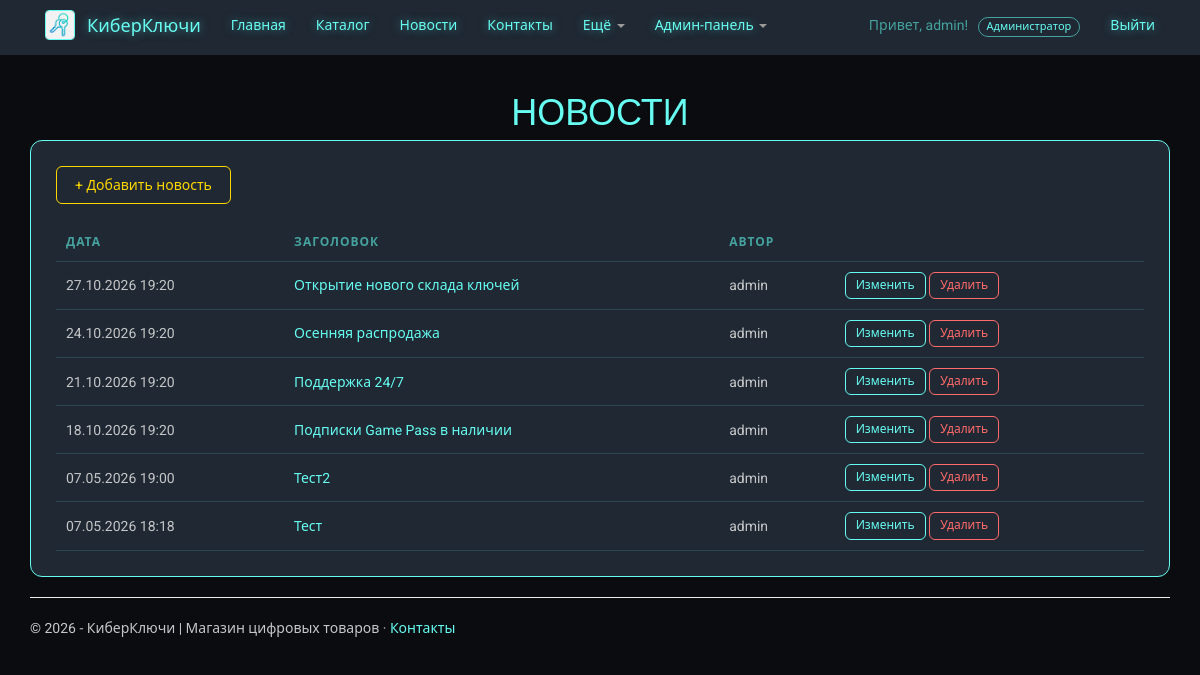
The app's page /panel/news/ (signed in) with its own data.
### app/models.py (models this page shows, shortened)
class Blog(models.Model):
    title = models.CharField(max_length=100, unique_for_date="posted", verbose_name="Заголовок")
    description = models.TextField(verbose_name="Краткое содержание")
    content = models.TextField(verbose_name="Полное содержание")
    posted = models.DateTimeField(default=timezone.now, db_index=True, verbose_name="Опубликована")
    author = models.ForeignKey(User, on_delete=models.CASCADE, verbose_name="Автор")
    image = models.FileField(default='temp.jpg', verbose_name="Путь к картинке")
    class Meta:
        db_table = "Posts"
        ordering = ["-posted"]
        verbose_name = "новость"
        verbose_name_plural = "новости"

### app/views.py (the view)
# urls.py: path('panel/news/', views.admin_news, name='admin_news'),
@admin_required
def admin_news(request):
    return render(request, 'app/admin_news.html', {
        'title': 'Новости',
        'posts': Blog.objects.order_by('-posted'),
    })

### app/context_processors.py (called while the page is built)
def site(request):
    user = request.user
    client = is_client(user)
    return {
        'year': datetime.now().year,
        'is_client': client,
        'is_manager': is_manager(user),
        'is_admin': is_admin(user),
        'role_name': role_name(user),
        'cart_count': sum(CartItem.objects.filter(user=user).values_list('quantity', flat=True)) if client else 0,
    }

### app/roles.py (called while the page is built)
def is_admin(user):
    return user.is_authenticated and user.is_superuser

def is_manager(user):
    return user.is_authenticated and not user.is_superuser and user.groups.filter(name=MANAGER_GROUP).exists()

def is_client(user):
    return user.is_authenticated and not is_admin(user) and not is_manager(user)

def role_name(user):
    if not user.is_authenticated:
        return "Гость"
    if is_admin(user):
        return "Администратор"
    if is_manager(user):
        return "Менеджер"
    return "Клиент"

def role_required(check, message):
    def decorator(view):
        @wraps(view)
        def wrapper(request, *args, **kwargs):
            if not request.user.is_authenticated:
                return redirect(f"/login/?next={request.path}")
            if not check(request.user):
                messages.error(request, message)
                return redirect('home')
            return view(request, *args, **kwargs)
        return wrapper
    return decorator

### app/templates/app/admin_news.html
{% extends "app/layout.html" %}
{% block content %}
<h1 class="header">{{ title }}</h1>
<div class="block">
    <a href="{% url 'newpost' %}" class="button-link btn-gold">+ Добавить новость</a>
    <div class="table-scroll" style="margin-top: 20px;">
    <table class="shop-table">
        <thead><tr><th>Дата</th><th>Заголовок</th><th>Автор</th><th></th></tr></thead>
        <tbody>
        {% for post in posts %}
            <tr>
                <td>{{ post.posted|date:"d.m.Y H:i" }}</td>
                <td><a href="{% url 'blogpost' parametr=post.id %}">{{ post.title }}</a></td>
                <td>{{ post.author.username }}</td>
                <td style="white-space: nowrap;">
                    <a href="{% url 'news_edit' post_id=post.id %}" class="button-link btn-sm-link">Изменить</a>
                    <a href="{% url 'news_delete' post_id=post.id %}" class="button-link btn-sm-link btn-danger-link">Удалить</a>
                </td>
            </tr>
        {% empty %}
            <tr><td colspan="4">Новостей нет.</td></tr>
        {% endfor %}
        </tbody>
    </table>
    </div>
</div>
{% endblock %}

### app/templates/app/loginpartial.html (shortened to what this page needs)
{% if user.is_authenticated %}
<ul class="nav navbar-nav navbar-right">
    <li>
        <span style="display: block; padding: 15px; color: var(--accent-green);">Привет, {{ user.username }}! <small class="role-tag">{{ role_name }}</small></span>
    </li>
    <li>
        <a href="javascript:document.getElementById('logoutForm').submit()">Выйти</a>
    </li>
</ul>
{% else %}
<ul class="nav navbar-nav navbar-right">
    <li><a href="{% url 'login' %}">Войти</a></li>
</ul>
{% endif %}

### app/static/app/content/site.css (style rules this page uses)
body { background-color: var(--bg-color) !important; color: var(--text-main) !important; font-family: 'Roboto', 'Segoe UI', sans-serif; padding-top: 70px !important; margin: 0; }
.navbar-brand, .navbar-nav > li > a { color: var(--accent-cyan) !important; text-shadow: var(--glow-shadow); }
.block { background-color: var(--panel-bg) !important; border: 1px solid var(--accent-cyan) !important; border-radius: 12px !important; padding: 25px !important; margin-bottom: 20px; }
.header { color: var(--accent-cyan) !important; text-align: center; text-transform: uppercase; }
a { color: var(--accent-cyan); }
.role-tag { display: inline-block; margin-left: 6px; padding: 1px 8px; border-radius: 10px; border: 1px solid var(--accent-green); color: var(--accent-cyan); font-size: 11px; }
.button-link { display: inline-block; padding: 8px 18px; border-radius: 6px; cursor: pointer; background: transparent; border: 1px solid var(--accent-cyan) !important; color: var(--accent-cyan) !important; text-decoration: none !important; transition: all .2s ease; }
.button-link.btn-gold { border-color: gold !important; color: gold !important; }
.button-link.btn-danger-link { border-color: #ff6b6b !important; color: #ff6b6b !important; }
.button-link.btn-sm-link { padding: 4px 10px; font-size: 12px; }
.table-scroll { overflow-x: auto; }
.shop-table { width: 100%; border-collapse: collapse; }
.shop-table th, .shop-table td { padding: 10px; border-bottom: 1px solid rgba(102, 252, 241, 0.15); vertical-align: middle; }
.shop-table th { color: var(--accent-green); text-transform: uppercase; font-size: 12px; letter-spacing: 1px; }

### records on screen
Blog: posted "27.10.2026 19:20", title "Открытие нового склада ключей", author.username "admin"
Blog: posted "24.10.2026 19:20", title "Осенняя распродажа", author.username "admin"
Blog: posted "21.10.2026 19:20", title "Поддержка 24/7", author.username "admin"
Blog: posted "18.10.2026 19:20", title "Подписки Game Pass в наличии", author.username "admin"
Blog: posted "07.05.2026 19:00", title "Тест2", author.username "admin"
Blog: posted "07.05.2026 18:18", title "Тест", author.username "admin"

### other values on screen
{{ user.username }} "admin"
{{ role_name }} "Администратор"
{{ title }} "НОВОСТИ"
